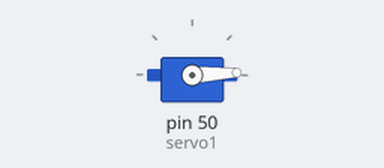
A sketch run on a simulated Arduino Mega 2560, built with avr-gcc and run on an emulated ATmega2560. Parts: servo.

Above: at 0.05 s.
At 1.15 s:
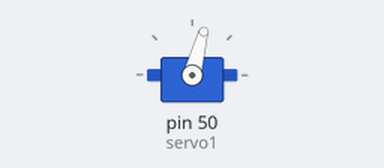
At 1.95 s:
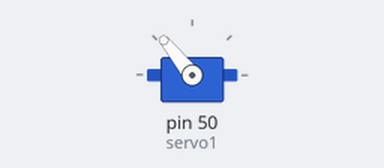
At 3.85 s:
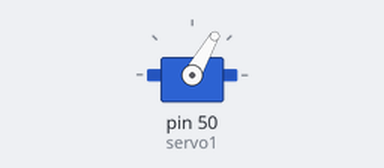
Timing chart, 0 to 6.4 s (numbered marks = the images above):
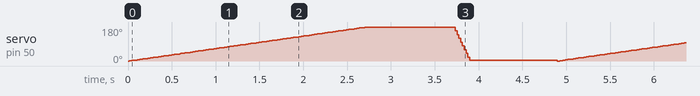

The sketch:

servo_test.ino
```cpp
#include <Servo.h>
Servo servo1;
int ang=0;
void setup() {
  // put your setup code here, to run once:
  servo1.attach(50);

}

void loop() {
  // put your main code here, to run repeatedly:

  for(ang=0;ang<180;ang+=1)
  {
  servo1.write(ang);
  delay(15);
  }
  delay(1000);
  for(ang=180;ang>=1;ang-=5)
  {
  servo1.write(ang);
  delay(5);
  }
  delay(1000);
}
```
